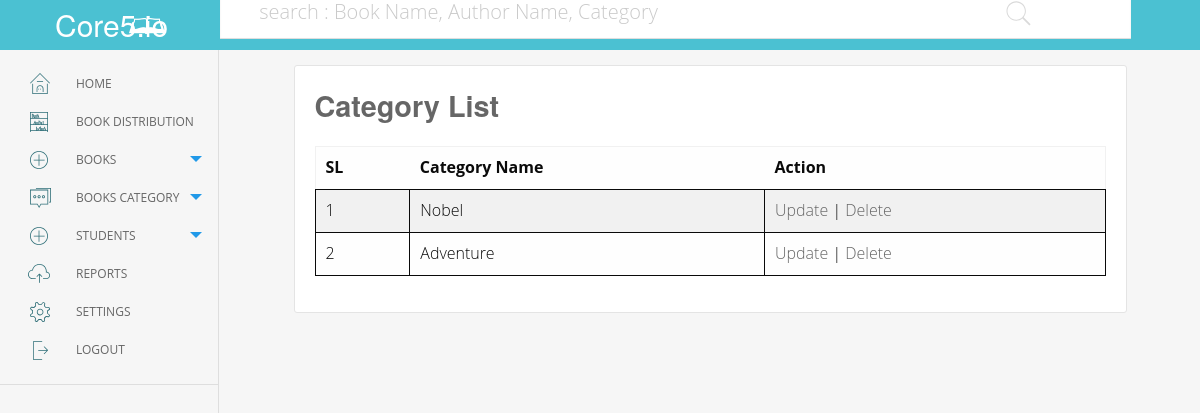
The page /book_cat_list/ on the database as committed earlier.
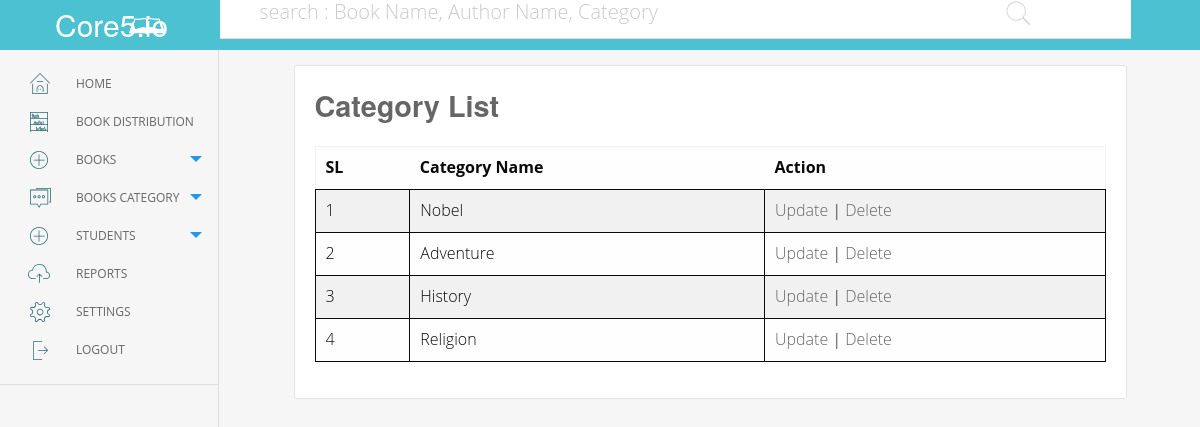
The same page on the database as committed later.
### apps/models.py (models this page shows, shortened)
class Category(models.Model):
    name = models.CharField(max_length=45)

### apps/views.py (the view)
# urls.py: url(r'^book_cat_list/$', views.book_cat_list, name="book_cat_list"),
def book_cat_list(request):
    queryset = Category.objects.all()
    context = {
        "object_list": queryset
    }
    return render(request, '401books_cat_list.html', context)

### apps/templates/401books_cat_list.html (shortened to what this page needs)
{% extends 'base.html' %}
{% load static %}
{% block content %}
<div id="books_add" class="full_box">
	<h2>Category List</h2>
  <div class="dda_container" id="search_main">
    <table style="width: 100%;">
      <tr>
        <th>SL</th>
        <th>Category Name</th>
        <th>Action</th>
      </tr>
        {% for obj in object_list %}
      <tr>
        <td>{{ obj.id }}</td>
        <td>{{ obj.name }}</td>
        <td><a href="#" class="update">Update</a> | <a href="#" class="del">Delete</a></td>
      </tr>
        {% endfor %}
    </table>
  </div>
</div>
{% endblock content %}

Rows that differ between the two databases and show on the page:
added Category: id "3", name "History"
added Category: id "4", name "Religion"
